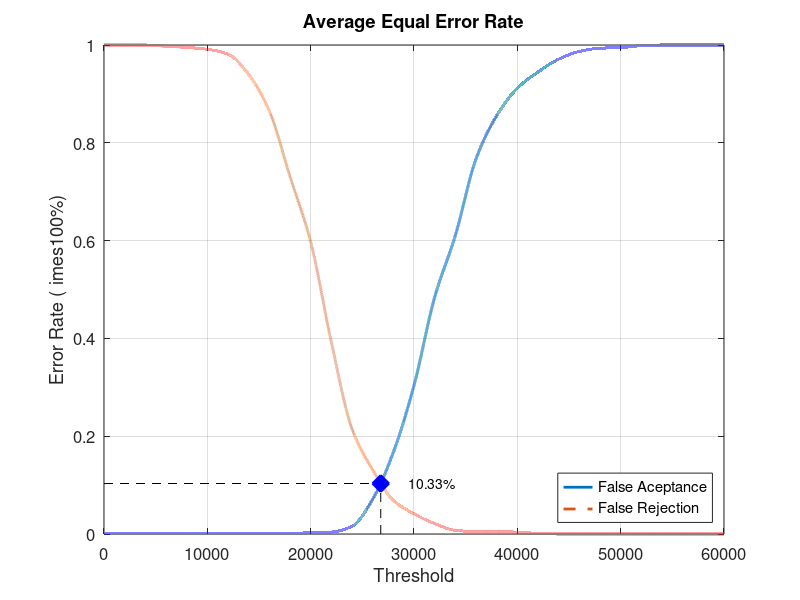
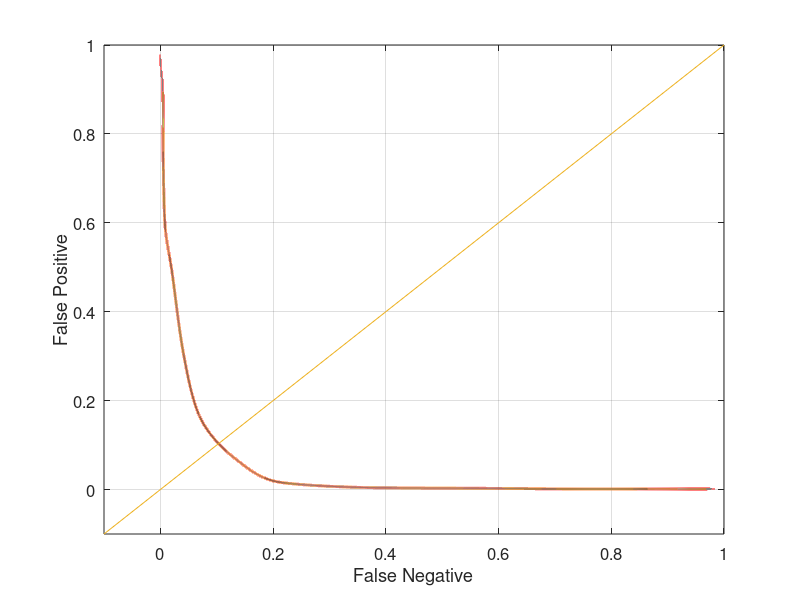

These charts were generated, in order, by the following MATLAB code:
close all;
clear;
clc;
x = 0:2000:60000;
xq = 0:0.5:60000;

y0 = [0 0.00131579 0.00131579 0.00131579 0.00131579 0.00131579 0.00131579 0.00131579 0.00131579 0.00131579 0.00263158 0.00394737 0.0157895 0.0710526 0.167105 0.303947 0.484211 0.610526 0.767105 0.855263 0.911842 0.944737 0.971053 0.986842 0.993421 0.994737 0.998684 1 1 1 1]
yy0 = interp1(x, y0, xq, 'pchip');
y1 = [1 1 1 0.9975 0.995 0.99125 0.98125 0.94 0.865 0.73125 0.5975 0.3925 0.215 0.13125 0.06875 0.04125 0.02125 0.0075 0.005 0.005 0.00375 0.00125 0 0 0 0 0 0 0 0 0]
yy1 = interp1(x, y1, xq, 'pchip');

% Calculating EER: 
y2 = abs(y0 - y1);
find(y2 == min(y2))
yy2 = abs(yy0 - yy1);
xEER = find(yy2 == min(yy2));
xEERIndex = xq(xEER) % X-axis EER
yEER = yy0(xEER) % Y-axis EER

main = figure
plot(xq, yy0,'-','LineWidth', 2);	hold on
plot(xq, yy1,'--','LineWidth', 2);	hold on
plot([xEERIndex xEERIndex], [0 yEER], 'k--');	hold on
plot([0 xEERIndex], [yEER yEER], 'k--');	hold on
plot(xEERIndex, yEER, 'bx', 'LineWidth', 10);	hold on
text(xEERIndex + 10 * xEERIndex / 100, yEER, [num2str(round((10000 * yEER)) / 100) '%'])
legend('False Aceptance', 'False Rejection', 'Location', 'SouthEast')
xlabel('Threshold')
ylabel('Error Rate (	imes100%)')
title('Average Equal Error Rate')
set(gca, 'FontSize', 12)
axis([0 60000 0 1])
grid on

print(main, 'Experiment1AverageMain', '-dpng');
FNRxFPR = figure('Color', [1 1 1]);
plot(yy1, yy0, '-', yy1, yy0, 'LineWidth', 2);
hold on
y = -0.1:0.1:1
plot(y, y); 
set(gca, 'FontSize', 12)
xlabel('False Negative')
ylabel('False Positive')
axis([-0.1 1 -0.1 1])
set(gca, 'FontSize', 12)
grid on

print(FNRxFPR, 'Experiment1AverageFNRxFPR','-dpng');
